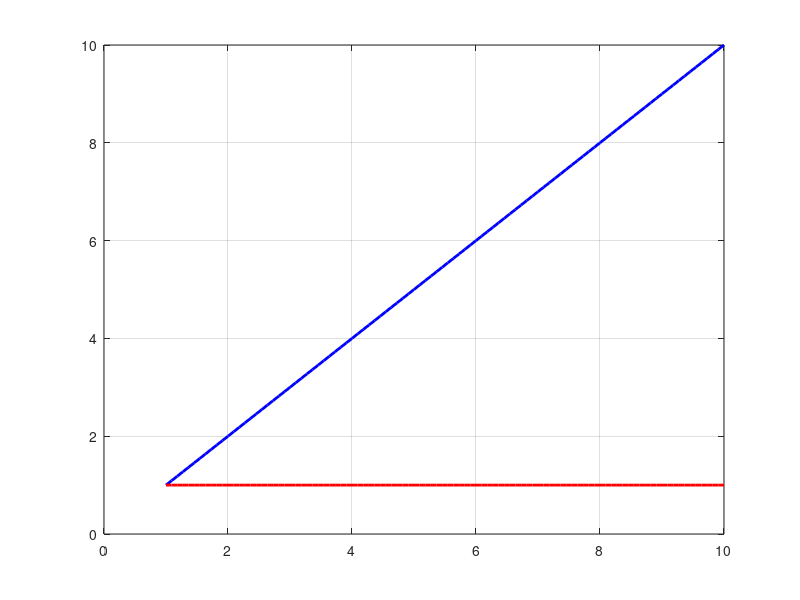

This chart was generated by the following MATLAB code:
x = linspace(1,10);
y = x;
% Now declare a constant array Z
% with one element for each element of x.
Z = ones(1, length(x));
plot(x, y, 'b', 'LineWidth', 2); 
hold on
plot(x, Z, 'r', 'LineWidth', 2)
grid on;